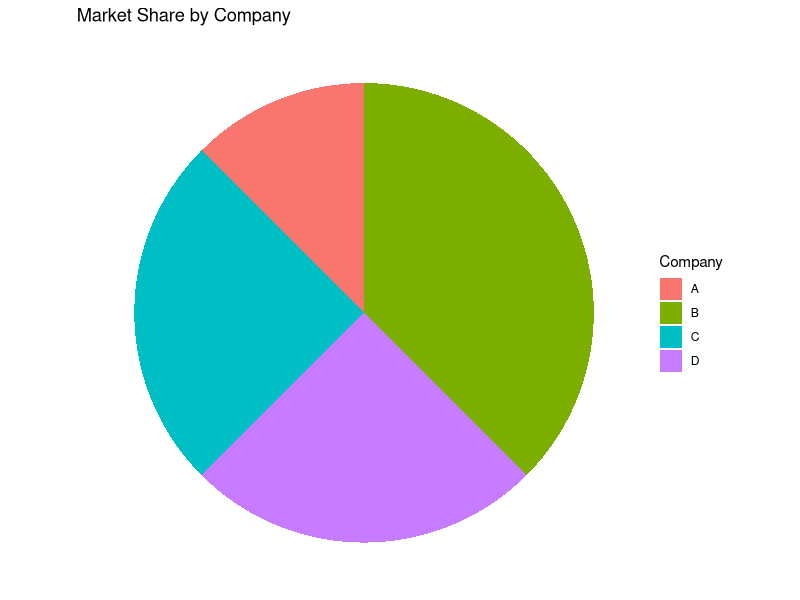

R code for this plot:
setwd("C:/Users/Dell/OneDrive/Desktop/R Programming")
getwd()
data=read.csv("Experiment5.csv")
data
library(ggplot2)
ggplot(data,aes(x="",y=Market_Share,fill=Company))+
  geom_bar(stat="identity",width=1)+
  coord_polar("y")+
  labs(title="Market Share by Company", x="Null",y="Null")+theme_void()+
  theme(legend.position="right")